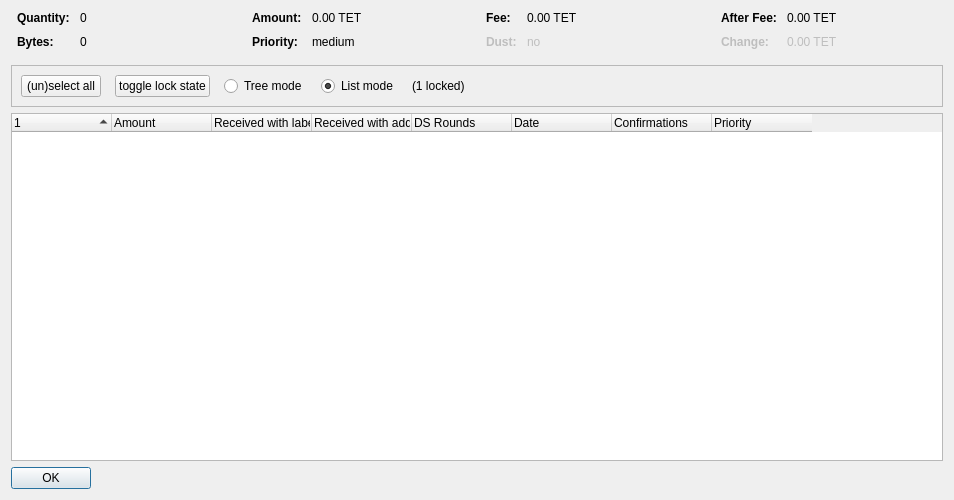
<?xml version="1.0" encoding="UTF-8"?>
<ui version="4.0">
 <class>CoinControlDialog</class>
 <widget class="QDialog" name="CoinControlDialog">
  <property name="geometry">
   <rect>
    <x>0</x>
    <y>0</y>
    <width>954</width>
    <height>500</height>
   </rect>
  </property>
  <property name="windowTitle">
   <string>Coin Selection</string>
  </property>
  <layout class="QVBoxLayout" name="verticalLayout">
   <item>
    <layout class="QHBoxLayout" name="horizontalLayoutTop" stretch="0,0,0,0">
     <property name="topMargin">
      <number>0</number>
     </property>
     <property name="bottomMargin">
      <number>10</number>
     </property>
     <item>
      <layout class="QFormLayout" name="formLayoutCoinControl1">
       <property name="horizontalSpacing">
        <number>10</number>
       </property>
       <property name="verticalSpacing">
        <number>10</number>
       </property>
       <property name="leftMargin">
        <number>6</number>
       </property>
       <property name="rightMargin">
        <number>6</number>
       </property>
       <item row="0" column="0">
        <widget class="QLabel" name="labelCoinControlQuantityText">
         <property name="font">
          <font>
           <weight>75</weight>
           <bold>true</bold>
          </font>
         </property>
         <property name="text">
          <string>Quantity:</string>
         </property>
        </widget>
       </item>
       <item row="0" column="1">
        <widget class="QLabel" name="labelCoinControlQuantity">
         <property name="cursor">
          <cursorShape>IBeamCursor</cursorShape>
         </property>
         <property name="contextMenuPolicy">
          <enum>Qt::ActionsContextMenu</enum>
         </property>
         <property name="text">
          <string notr="true">0</string>
         </property>
         <property name="textInteractionFlags">
          <set>Qt::LinksAccessibleByMouse|Qt::TextSelectableByKeyboard|Qt::TextSelectableByMouse</set>
         </property>
        </widget>
       </item>
       <item row="1" column="0">
        <widget class="QLabel" name="labelCoinControlBytesText">
         <property name="font">
          <font>
           <weight>75</weight>
           <bold>true</bold>
          </font>
         </property>
         <property name="text">
          <string>Bytes:</string>
         </property>
        </widget>
       </item>
       <item row="1" column="1">
        <widget class="QLabel" name="labelCoinControlBytes">
         <property name="cursor">
          <cursorShape>IBeamCursor</cursorShape>
         </property>
         <property name="contextMenuPolicy">
          <enum>Qt::ActionsContextMenu</enum>
         </property>
         <property name="text">
          <string notr="true">0</string>
         </property>
         <property name="textInteractionFlags">
          <set>Qt::LinksAccessibleByMouse|Qt::TextSelectableByKeyboard|Qt::TextSelectableByMouse</set>
         </property>
        </widget>
       </item>
      </layout>
     </item>
     <item>
      <layout class="QFormLayout" name="formLayoutCoinControl2">
       <property name="horizontalSpacing">
        <number>10</number>
       </property>
       <property name="verticalSpacing">
        <number>10</number>
       </property>
       <property name="leftMargin">
        <number>6</number>
       </property>
       <property name="rightMargin">
        <number>6</number>
       </property>
       <item row="0" column="0">
        <widget class="QLabel" name="labelCoinControlAmountText">
         <property name="font">
          <font>
           <weight>75</weight>
           <bold>true</bold>
          </font>
         </property>
         <property name="text">
          <string>Amount:</string>
         </property>
        </widget>
       </item>
       <item row="0" column="1">
        <widget class="QLabel" name="labelCoinControlAmount">
         <property name="cursor">
          <cursorShape>IBeamCursor</cursorShape>
         </property>
         <property name="contextMenuPolicy">
          <enum>Qt::ActionsContextMenu</enum>
         </property>
         <property name="text">
          <string notr="true">0.00 TET</string>
         </property>
         <property name="textInteractionFlags">
          <set>Qt::LinksAccessibleByMouse|Qt::TextSelectableByKeyboard|Qt::TextSelectableByMouse</set>
         </property>
        </widget>
       </item>
       <item row="1" column="0">
        <widget class="QLabel" name="labelCoinControlPriorityText">
         <property name="font">
          <font>
           <weight>75</weight>
           <bold>true</bold>
          </font>
         </property>
         <property name="text">
          <string>Priority:</string>
         </property>
        </widget>
       </item>
       <item row="1" column="1">
        <widget class="QLabel" name="labelCoinControlPriority">
         <property name="cursor">
          <cursorShape>IBeamCursor</cursorShape>
         </property>
         <property name="contextMenuPolicy">
          <enum>Qt::ActionsContextMenu</enum>
         </property>
         <property name="text">
          <string>medium</string>
         </property>
         <property name="textInteractionFlags">
          <set>Qt::LinksAccessibleByMouse|Qt::TextSelectableByKeyboard|Qt::TextSelectableByMouse</set>
         </property>
        </widget>
       </item>
      </layout>
     </item>
     <item>
      <layout class="QFormLayout" name="formLayoutCoinControl3">
       <property name="horizontalSpacing">
        <number>10</number>
       </property>
       <property name="verticalSpacing">
        <number>10</number>
       </property>
       <property name="leftMargin">
        <number>6</number>
       </property>
       <property name="rightMargin">
        <number>6</number>
       </property>
       <item row="0" column="0">
        <widget class="QLabel" name="labelCoinControlFeeText">
         <property name="font">
          <font>
           <weight>75</weight>
           <bold>true</bold>
          </font>
         </property>
         <property name="text">
          <string>Fee:</string>
         </property>
        </widget>
       </item>
       <item row="0" column="1">
        <widget class="QLabel" name="labelCoinControlFee">
         <property name="cursor">
          <cursorShape>IBeamCursor</cursorShape>
         </property>
         <property name="contextMenuPolicy">
          <enum>Qt::ActionsContextMenu</enum>
         </property>
         <property name="text">
          <string notr="true">0.00 TET</string>
         </property>
         <property name="textInteractionFlags">
          <set>Qt::LinksAccessibleByMouse|Qt::TextSelectableByKeyboard|Qt::TextSelectableByMouse</set>
         </property>
        </widget>
       </item>
       <item row="1" column="0">
        <widget class="QLabel" name="labelCoinControlLowOutputText">
         <property name="enabled">
          <bool>false</bool>
         </property>
         <property name="font">
          <font>
           <weight>75</weight>
           <bold>true</bold>
          </font>
         </property>
         <property name="text">
          <string>Dust:</string>
         </property>
        </widget>
       </item>
       <item row="1" column="1">
        <widget class="QLabel" name="labelCoinControlLowOutput">
         <property name="enabled">
          <bool>false</bool>
         </property>
         <property name="cursor">
          <cursorShape>IBeamCursor</cursorShape>
         </property>
         <property name="contextMenuPolicy">
          <enum>Qt::ActionsContextMenu</enum>
         </property>
         <property name="text">
          <string>no</string>
         </property>
         <property name="textInteractionFlags">
          <set>Qt::LinksAccessibleByMouse|Qt::TextSelectableByKeyboard|Qt::TextSelectableByMouse</set>
         </property>
        </widget>
       </item>
      </layout>
     </item>
     <item>
      <layout class="QFormLayout" name="formLayoutCoinControl4">
       <property name="horizontalSpacing">
        <number>10</number>
       </property>
       <property name="verticalSpacing">
        <number>10</number>
       </property>
       <property name="leftMargin">
        <number>6</number>
       </property>
       <property name="rightMargin">
        <number>6</number>
       </property>
       <item row="0" column="0">
        <widget class="QLabel" name="labelCoinControlAfterFeeText">
         <property name="font">
          <font>
           <weight>75</weight>
           <bold>true</bold>
          </font>
         </property>
         <property name="text">
          <string>After Fee:</string>
         </property>
        </widget>
       </item>
       <item row="0" column="1">
        <widget class="QLabel" name="labelCoinControlAfterFee">
         <property name="cursor">
          <cursorShape>IBeamCursor</cursorShape>
         </property>
         <property name="contextMenuPolicy">
          <enum>Qt::ActionsContextMenu</enum>
         </property>
         <property name="text">
          <string notr="true">0.00 TET</string>
         </property>
         <property name="textInteractionFlags">
          <set>Qt::LinksAccessibleByMouse|Qt::TextSelectableByKeyboard|Qt::TextSelectableByMouse</set>
         </property>
        </widget>
       </item>
       <item row="1" column="0">
        <widget class="QLabel" name="labelCoinControlChangeText">
         <property name="enabled">
          <bool>false</bool>
         </property>
         <property name="font">
          <font>
           <weight>75</weight>
           <bold>true</bold>
          </font>
         </property>
         <property name="text">
          <string>Change:</string>
         </property>
        </widget>
       </item>
       <item row="1" column="1">
        <widget class="QLabel" name="labelCoinControlChange">
         <property name="enabled">
          <bool>false</bool>
         </property>
         <property name="cursor">
          <cursorShape>IBeamCursor</cursorShape>
         </property>
         <property name="contextMenuPolicy">
          <enum>Qt::ActionsContextMenu</enum>
         </property>
         <property name="text">
          <string notr="true">0.00 TET</string>
         </property>
         <property name="textInteractionFlags">
          <set>Qt::LinksAccessibleByMouse|Qt::TextSelectableByKeyboard|Qt::TextSelectableByMouse</set>
         </property>
        </widget>
       </item>
      </layout>
     </item>
    </layout>
   </item>
   <item>
    <widget class="QFrame" name="frame">
     <property name="minimumSize">
      <size>
       <width>0</width>
       <height>40</height>
      </size>
     </property>
     <property name="frameShape">
      <enum>QFrame::StyledPanel</enum>
     </property>
     <property name="frameShadow">
      <enum>QFrame::Sunken</enum>
     </property>
     <layout class="QHBoxLayout" name="horizontalLayout">
      <item>
       <layout class="QHBoxLayout" name="horizontalLayoutPanel" stretch="0,0,0,0,0,0">
        <property name="spacing">
         <number>14</number>
        </property>
        <item>
         <widget class="QPushButton" name="pushButtonSelectAll">
          <property name="sizePolicy">
           <sizepolicy hsizetype="Maximum" vsizetype="Fixed">
            <horstretch>0</horstretch>
            <verstretch>0</verstretch>
           </sizepolicy>
          </property>
          <property name="text">
           <string>(un)select all</string>
          </property>
          <property name="autoDefault">
           <bool>false</bool>
          </property>
         </widget>
        </item>
        <item>
         <widget class="QPushButton" name="pushButtonToggleLock">
          <property name="sizePolicy">
           <sizepolicy hsizetype="Maximum" vsizetype="Fixed">
            <horstretch>0</horstretch>
            <verstretch>0</verstretch>
           </sizepolicy>
          </property>
          <property name="text">
           <string>toggle lock state</string>
          </property>
          <property name="autoDefault">
           <bool>false</bool>
          </property>
         </widget>
        </item>
        <item>
         <widget class="QRadioButton" name="radioTreeMode">
          <property name="sizePolicy">
           <sizepolicy hsizetype="Maximum" vsizetype="Fixed">
            <horstretch>0</horstretch>
            <verstretch>0</verstretch>
           </sizepolicy>
          </property>
          <property name="text">
           <string>Tree mode</string>
          </property>
         </widget>
        </item>
        <item>
         <widget class="QRadioButton" name="radioListMode">
          <property name="sizePolicy">
           <sizepolicy hsizetype="Maximum" vsizetype="Fixed">
            <horstretch>0</horstretch>
            <verstretch>0</verstretch>
           </sizepolicy>
          </property>
          <property name="text">
           <string>List mode</string>
          </property>
          <property name="checked">
           <bool>true</bool>
          </property>
         </widget>
        </item>
        <item>
         <widget class="QLabel" name="labelLocked">
          <property name="text">
           <string>(1 locked)</string>
          </property>
         </widget>
        </item>
        <item>
         <spacer name="horizontalSpacer">
          <property name="orientation">
           <enum>Qt::Horizontal</enum>
          </property>
          <property name="sizeHint" stdset="0">
           <size>
            <width>40</width>
            <height>20</height>
           </size>
          </property>
         </spacer>
        </item>
       </layout>
      </item>
     </layout>
    </widget>
   </item>
   <item>
    <widget class="CoinControlTreeWidget" name="treeWidget">
     <property name="contextMenuPolicy">
      <enum>Qt::CustomContextMenu</enum>
     </property>
     <property name="sortingEnabled">
      <bool>false</bool>
     </property>
     <property name="columnCount">
      <number>8</number>
     </property>
     <attribute name="headerShowSortIndicator" stdset="0">
      <bool>true</bool>
     </attribute>
     <attribute name="headerStretchLastSection">
      <bool>false</bool>
     </attribute>
     <column>
      <property name="text">
       <string/>
      </property>
     </column>
     <column>
      <property name="text">
       <string>Amount</string>
      </property>
     </column>
     <column>
      <property name="text">
       <string>Received with label</string>
      </property>
     </column>
     <column>
      <property name="text">
       <string>Received with address</string>
      </property>
     </column>
     <column>
      <property name="text">
       <string>DS Rounds</string>
      </property>
     </column>
     <column>
      <property name="text">
       <string>Date</string>
      </property>
     </column>
     <column>
      <property name="text">
       <string>Confirmations</string>
      </property>
      <property name="toolTip">
       <string>Confirmed</string>
      </property>
     </column>
     <column>
      <property name="text">
       <string>Priority</string>
      </property>
     </column>
    </widget>
   </item>
   <item>
    <widget class="QDialogButtonBox" name="buttonBox">
     <property name="sizePolicy">
      <sizepolicy hsizetype="Maximum" vsizetype="Fixed">
       <horstretch>0</horstretch>
       <verstretch>0</verstretch>
      </sizepolicy>
     </property>
     <property name="orientation">
      <enum>Qt::Horizontal</enum>
     </property>
     <property name="standardButtons">
      <set>QDialogButtonBox::Ok</set>
     </property>
    </widget>
   </item>
  </layout>
 </widget>
 <customwidgets>
  <customwidget>
   <class>CoinControlTreeWidget</class>
   <extends>QTreeWidget</extends>
   <header>coincontroltreewidget.h</header>
  </customwidget>
 </customwidgets>
 <resources/>
 <connections/>
</ui>
